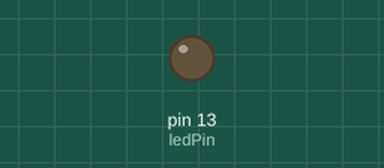
The sketch below on a simulated Arduino Uno, built with avr-gcc and run on an emulated ATmega328P. Shown: output pins drawn as LEDs (lit = HIGH).

Above: at 1.0 s.
At 7.0 s:
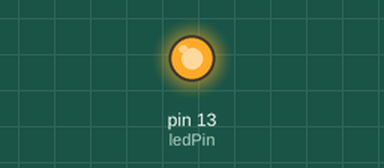
Timing chart, 0 to 9.2 s (numbered marks = the images above):
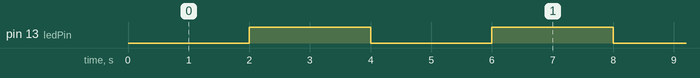

Measured:
- by itself, pin 13 (ledPin): alternates HIGH for 2.0 s and LOW for 2.0 s

The sketch:

sketch_jul14a.ino
```cpp
// constants won't change. Used here to set a pin number:
const int ledPin =  LED_BUILTIN;// the number of the LED pin

// Variables will change:
int ledState = LOW;             // ledState used to set the LED

// Generally, you should use "unsigned long" for variables that hold time
// The value will quickly become too large for an int to store
unsigned long previousMillis = 0;        // will store last time LED was updated

// constants won't change:
const long interval_on = 2000;           // interval at which to blink (milliseconds)
const long interval_off= 1000;           // interval at which to blink (milliseconds)

void setup() {
  // set the digital pin as output:
  pinMode(ledPin, OUTPUT);
}

void loop() {
  // here is where you'd put code that needs to be running all the time.

  // check to see if it's time to blink the LED; that is, if the difference
  // between the current time and last time you blinked the LED is bigger than
  // the interval at which you want to blink the LED.
  unsigned long currentMillis = millis();

  if (currentMillis - previousMillis >= interval_on) {
    // save the last time you blinked the LED
    previousMillis = currentMillis;

    // if the LED is off turn it on and vice-versa:
    if (ledState == LOW) {
      ledState = HIGH;
    } else {
      ledState = LOW;
    }

    // set the LED with the ledState of the variable:
    digitalWrite(ledPin, ledState);
  }
}
```
